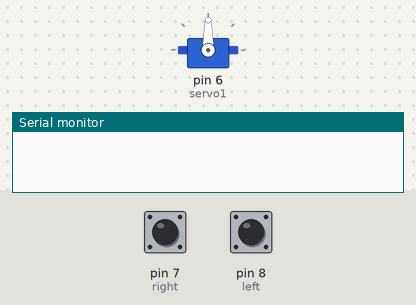
The sketch below on a simulated Arduino Uno, built with avr-gcc and run on an emulated ATmega328P. Parts: servo, the last lines printed to the serial monitor. The inputs (shaded band) are chosen by the test bench; at power-on: pin 7 (right) LOW, pin 8 (left) LOW.

Above: at 1.2 s.
1.3 s: pin 7 (right) pulled HIGH for 1 s
At 2.2 s:
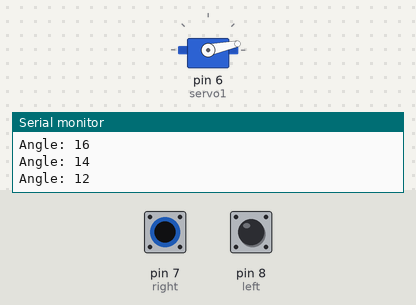
3.8 s: pin 8 (left) pulled HIGH for 0.15 s
At 5.0 s:
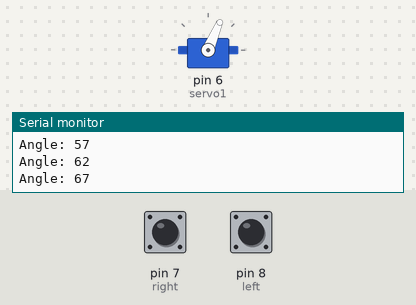
5.4 s: pin 8 (left) pulled HIGH for 1 s
At 6.0 s:
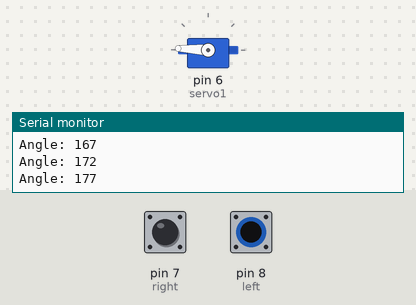
7.9 s: pin 7 (right) pulled HIGH for 0.15 s
At 9.2 s:
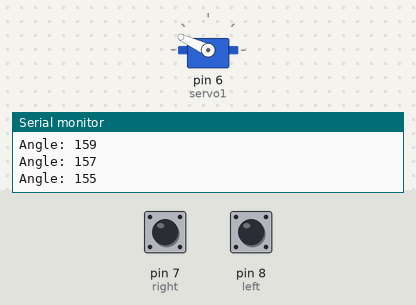
9.5 s: pin 7 (right) pulled HIGH for 0.15 s
At 10.6 s:
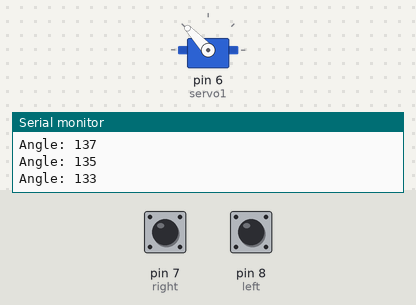
11.1 s: pin 7 (right) pulled HIGH for 0.15 s
At 11.8 s:
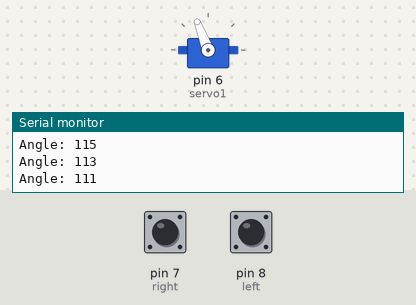
Timing chart, 0 to 13.7 s (numbered marks = the images above; inputs shaded):
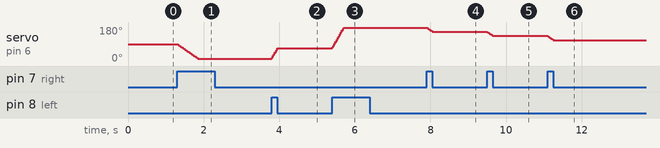

Measured:
- after the input at 1.3 s, servo on pin 6 (servo1): moves from 90° to 12° over 0.54 s, starting at once
- after the input at 3.8 s, servo on pin 6 (servo1): 12° → 67° at once
- after the input at 5.4 s, servo on pin 6 (servo1): moves from 67° to 177° over 0.30 s, starting at once
- after the input at 7.9 s, servo on pin 6 (servo1): 177° → 155° at once
- after the input at 9.5 s, servo on pin 6 (servo1): 155° → 133° at once
- after the input at 11.1 s, servo on pin 6 (servo1): 133° → 111° at once

The sketch:

digital_servo_test_2buttons.ino
```cpp
// Testing Digital Servo LF-20MG
#include <Servo.h>
#define INCREASE_STEP 5
#define DECREASE_STEP 2
Servo servo1;

int right = 7; // Right button
int left = 8;  // Left button
int right_state;
int left_state;
int servo_val;

void setup(){
  Serial.begin(9600);
  pinMode(right, INPUT);
  pinMode(left, INPUT);
  servo1.attach(6);
  servo_val = servo1.read();
}// void setup()

void loop(){
  right_state = digitalRead(right);
  left_state = digitalRead(left);

  if(right_state == HIGH && servo_val>10+DECREASE_STEP){
    servo1.write(servo_val - DECREASE_STEP);
    delay(14);
    servo_val = servo1.read();
    Serial.println("Angle: "+String(servo_val));
  }
  if(left_state == HIGH && servo_val<=180-INCREASE_STEP){
  servo1.write(servo_val + INCREASE_STEP);
  delay(14);
  servo_val = servo1.read();
  Serial.println("Angle: "+String(servo_val));
  }
}// void loop()
```
